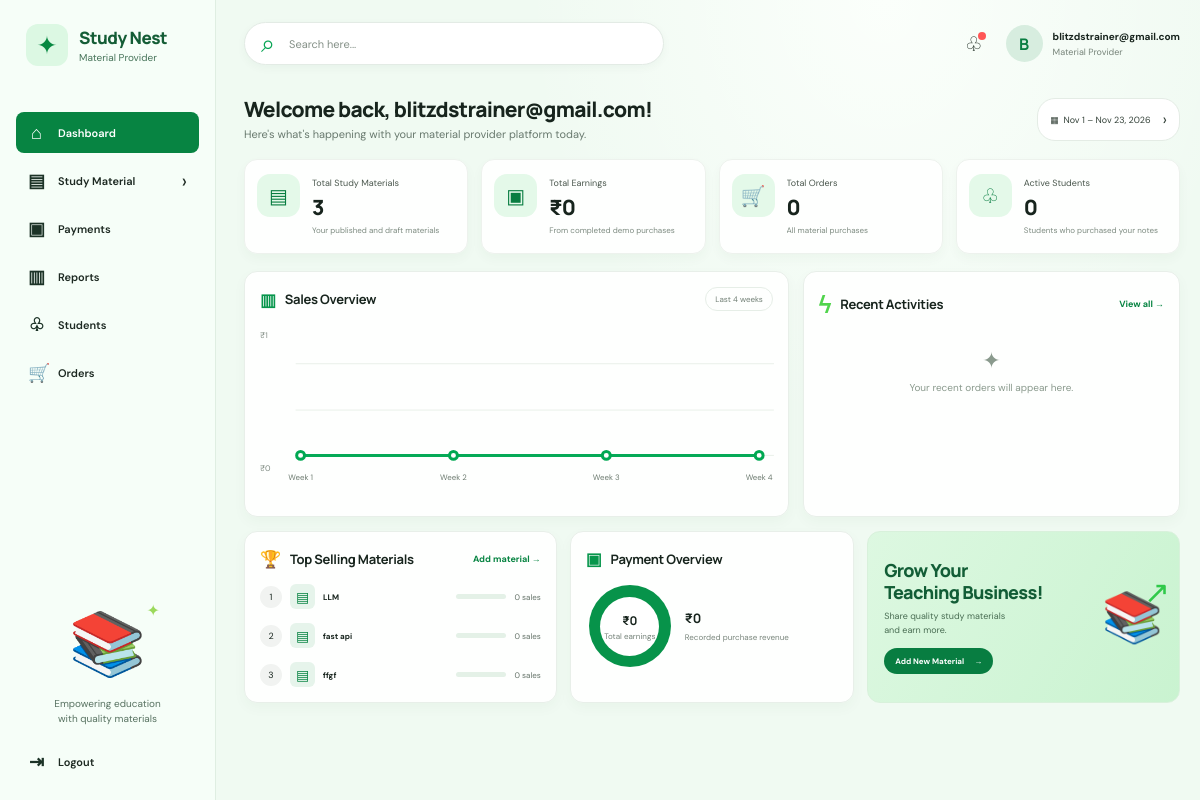
The page /provider/ (signed in) on the database its author committed.
### material_provider/models.py (models this page shows, shortened)
class StudyMaterial(models.Model):
    CLASS_LEVELS = [
        ("Class 6", "Class 6"),
        ("Class 7", "Class 7"),
        ("Class 8", "Class 8"),
        ("Class 9", "Class 9"),
        ("Class 10", "Class 10"),
        ("Class 11", "Class 11"),
        ("Class 12", "Class 12"),
    ]
    title = models.CharField(max_length=180)
    subject = models.CharField(max_length=80)
    class_level = models.CharField(max_length=20)
    description = models.TextField()
    price = models.DecimalField(max_digits=8, decimal_places=2)
    cover_image = models.URLField(blank=True)
    cover_image_file = models.ImageField(
        upload_to="study_material_covers/",
        blank=True,
    )
    notes_content = models.TextField(blank=True)
    notes_file = models.FileField(upload_to="study_notes/", blank=True)
    explanation_video = models.FileField(
        upload_to="study_material_videos/",
        blank=True,
    )
    offer_percentage = models.PositiveSmallIntegerField(
        default=0,
        validators=[MaxValueValidator(100)],
    )
    is_published = models.BooleanField(default=True)
    created_at = models.DateTimeField(auto_now_add=True)
    provider = models.ForeignKey(
        settings.AUTH_USER_MODEL,
        on_delete=models.SET_NULL,
        blank=True,
        null=True,
        related_name="provided_study_materials",
    )
    class Meta:
        ordering = ["subject", "class_level", "title"]

### material_provider/views.py (the view)
# urls.py: path("", views.dashboard, name="dashboard"),
@material_provider_required
def dashboard(request):
    materials = StudyMaterial.objects.filter(provider=request.user)
    query = request.GET.get("q", "").strip()
    matching_materials = materials
    if query:
        matching_materials = materials.filter(
            Q(title__icontains=query) | Q(subject__icontains=query)
        )
    purchases = Purchase.objects.filter(
        material__provider=request.user
    ).select_related("student", "material")
    totals = purchases.aggregate(
        earnings=Sum("price_at_purchase"),
        orders=Count("pk"),
        students=Count("student", distinct=True),
    )
    today = timezone.localdate()
    current_week = today - timedelta(days=today.weekday())
    week_starts = [
        current_week - timedelta(weeks=offset)
        for offset in range(3, -1, -1)
    ]
    weekly_revenue = {}
    for row in (
        purchases.filter(purchased_at__date__gte=week_starts[0])
        .annotate(week=TruncWeek("purchased_at"))
        .values("week")
        .annotate(revenue=Sum("price_at_purchase"))
    ):
        week = row["week"]
        if hasattr(week, "date"):
            week = week.date()
        weekly_revenue[week] = row["revenue"] or Decimal("0")
    sales_weeks = [
        {
            "label": f"Week {index + 1}",
            "revenue": weekly_revenue.get(week, Decimal("0")),
        }
        for index, week in enumerate(week_starts)
    ]
    max_revenue = max(
        (week["revenue"] for week in sales_weeks),
        default=Decimal("0"),
    ) or Decimal("1")
    chart_points = []
    for index, week in enumerate(sales_weeks):
        chart_points.append(
            {
                **week,
                "x": 30 + index * 155,
                "y": 128 - float(week["revenue"] / max_revenue) * 92,
            }
        )
    chart_path = " ".join(
        ("M" if index == 0 else "L")
        + f' {point["x"]} {point["y"]:.1f}'
        for index, point in enumerate(chart_points)
    )
    top_materials = list(
        matching_materials.annotate(sales=Count("purchases"))
        .order_by("-sales", "title")[:3]
    )
    max_sales = max((material.sales for material in top_materials), default=0)
    for material in top_materials:
        material.sales_percent = (
            round(material.sales * 100 / max_sales) if max_sales else 0
        )
    chart_area_path = (
        f"{chart_path} L {chart_points[-1]['x']} 128 "
        f"L {chart_points[0]['x']} 128 Z"
    )
    context = {
        "materials_count": materials.count(),
        "earnings": totals["earnings"] or Decimal("0"),
        "orders_count": totals["orders"],
        "students_count": totals["students"],
        "recent_purchases": purchases.order_by("-purchased_at")[:5],
        "top_materials": top_materials,
        "sales_weeks": chart_points,
        "chart_path": chart_path,
        "chart_area_path": chart_area_path,
        "chart_max_revenue": max_revenue,
        "provider_name": request.user.get_full_name() or request.user.username,
        "date_range": f"{today.strftime('%b')} 1 – {today.strftime('%b %d, %Y')}",
        "search_query": query,
    }
    return render(request, "material_provider/dashboard.html", context)

### material_provider/views.py (called while the page is built)
def material_provider_required(view):
    @login_required
    @wraps(view)
    def wrapped(request, *args, **kwargs):
        profile = getattr(request.user, "provider_profile", None)
        if not profile or profile.user_type != "material_provider":
            messages.error(request, "A material provider account is required.")
            return redirect("public:catalog")
        return view(request, *args, **kwargs)
    return wrapped

### templates/material_provider/dashboard.html (shortened to what this page needs)
{% load static %}
<!doctype html>
<html lang="en">
<head>
  <link rel="stylesheet" href="{% static 'css/site.css' %}">
</head>
<body class="provider-body">
  <div class="provider-layout">
    <aside class="provider-sidebar">
      <a class="provider-brand" href="{% url 'material_provider:dashboard' %}">
        <span class="provider-brand-mark" aria-hidden="true">✦</span>
        <span><strong>Study Nest</strong><small>Material Provider</small></span>
      </a>
      <nav class="provider-nav" aria-label="Provider dashboard">
        <a class="active" href="{% url 'material_provider:dashboard' %}"><span>⌂</span>Dashboard</a>
        <a href="{% url 'material_provider:materials' %}"><span>▤</span>Study Material <b>›</b></a>
        <a href="#payments"><span>▣</span>Payments</a>
        <a href="#sales"><span>▥</span>Reports</a>
        <a href="#students"><span>♧</span>Students</a>
        <a href="#orders"><span>🛒</span>Orders</a>
      </nav>
      <div class="provider-sidebar-bottom">
        <div class="provider-sidebar-art" aria-hidden="true"><span>📚</span><i>✦</i></div>
        <p>Empowering education<br>with quality materials</p>
        <form method="post" action="{% url 'public:logout' %}">
          <button type="submit"><span>⇥</span>Logout</button>
        </form>
      </div>
    </aside>
    <main class="provider-main">
      <header class="provider-topbar">
        <form class="provider-search" method="get" action="{% url 'material_provider:dashboard' %}">
          <span aria-hidden="true">⌕</span>
          <input id="dashboard-search" type="search" name="q" value="{{ search_query }}" placeholder="Search here...">
        </form>
        <div class="provider-user">
          <span class="provider-bell" aria-hidden="true">♧<i></i></span>
          <span class="provider-avatar" aria-hidden="true">{{ provider_name|first|upper }}</span>
          <span><strong>{{ provider_name }}</strong><small>Material Provider</small></span>
        </div>
      </header>
      <section class="provider-welcome">
        <div>
          <h1>Welcome back, {{ provider_name }}!</h1>
          <p>Here's what's happening with your material provider platform today.</p>
        </div>
        <span class="provider-date">▦ &nbsp;{{ date_range }} <span aria-hidden="true">›</span></span>
      </section>
      <section class="provider-stats" aria-label="Provider statistics">
        <article class="provider-stat"><span class="stat-icon">▤</span><div><p>Total Study Materials</p><strong>{{ materials_count }}</strong><small>Your published and draft materials</small></div></article>
        <article class="provider-stat"><span class="stat-icon">▣</span><div><p>Total Earnings</p><strong>₹{{ earnings|floatformat:0 }}</strong><small>From completed demo purchases</small></div></article>
        <article class="provider-stat"><span class="stat-icon">🛒</span><div><p>Total Orders</p><strong>{{ orders_count }}</strong><small>All material purchases</small></div></article>
        <article class="provider-stat" id="students"><span class="stat-icon">♧</span><div><p>Active Students</p><strong>{{ students_count }}</strong><small>Students who purchased your notes</small></div></article>
      </section>
      <section class="provider-content-grid">
        <article class="provider-panel sales-panel" id="sales">
          <div class="provider-panel-heading">
            <h2><span>▥</span>Sales Overview</h2>
            <span class="provider-period">Last 4 weeks</span>
          </div>
          <div class="provider-chart">
            <div class="chart-y-labels"><span>₹{{ chart_max_revenue|floatformat:0 }}</span><span>₹0</span></div>
            <svg viewBox="0 0 520 170" role="img" aria-label="Weekly sales revenue for the last four weeks">
              <defs>
                <linearGradient id="sales-fill" x1="0" x2="0" y1="0" y2="1">
                  <stop offset="0%" stop-color="#00b65d" stop-opacity=".2"/>
                  <stop offset="100%" stop-color="#00b65d" stop-opacity=".01"/>
                </linearGradient>
              </defs>
              <path class="chart-grid-line" d="M25 35H510 M25 82H510 M25 128H510"/>
              <path d="{{ chart_area_path }}" fill="url(#sales-fill)"/>
              <path class="chart-line" d="{{ chart_path }}"/>
              {% for point in sales_weeks %}
                <circle class="chart-point" cx="{{ point.x }}" cy="{{ point.y }}" r="4"/>
                <text class="chart-value" x="{{ point.x }}" y="153" text-anchor="middle">{{ point.label }}</text>
              {% endfor %}
            </svg>
          </div>
        </article>
        <article class="provider-panel activity-panel" id="orders">
          <div class="provider-panel-heading">
            <h2><span class="heading-spark">ϟ</span>Recent Activities</h2>
            <a href="#orders">View all <span aria-hidden="true">→</span></a>
          </div>
          {% for purchase in recent_purchases %}
            <div class="provider-activity">
              <span class="activity-icon">🛒</span>
              <div><strong>New order received</strong><small>{{ purchase.material.title }}</small><small>Order #{{ purchase.pk }} · {{ purchase.purchased_at|timesince }} ago</small></div>
              <b>₹{{ purchase.price_at_purchase|floatformat:0 }}</b>
            </div>
          {% empty %}
            <div class="provider-empty-activity"><span>✦</span><p>Your recent orders will appear here.</p></div>
          {% endfor %}
        </article>
      </section>
      <section class="provider-bottom-grid">
        <article class="provider-panel top-materials">
          <div class="provider-panel-heading">
            <h2><span>🏆</span>Top Selling Materials</h2>
            <a href="{% url 'material_provider:add_material' %}">Add material <span aria-hidden="true">→</span></a>
          </div>
          {% for material in top_materials %}
            <div class="top-material-row"><span class="top-rank">{{ forloop.counter }}</span><span class="material-mini-icon">▤</span><strong>{{ material.title }}</strong><span class="material-sales-track"><i style="width: {{ material.sales_percent }}%"></i></span><small>{{ material.sales }} sales</small></div>
          {% empty %}
            <div class="provider-empty-activity"><span>▤</span><p>{% if search_query %}No materials match “{{ search_query }}”.{% else %}Add your first study material to start selling.{% endif %}</p></div>
          {% endfor %}
        </article>
        <article class="provider-panel payment-panel" id="payments">
          <div class="provider-panel-heading"><h2><span>▣</span>Payment Overview</h2></div>
          <div class="payment-total"><span class="payment-donut"><span>₹{{ earnings|floatformat:0 }}<small>Total earnings</small></span></span><div><strong>₹{{ earnings|floatformat:0 }}</strong><small>Recorded purchase revenue</small></div></div>
        </article>
        <article class="provider-cta">
          <div><h2>Grow Your<br>Teaching Business!</h2><p>Share quality study materials<br>and earn more.</p><a href="{% url 'material_provider:add_material' %}">Add New Material <span aria-hidden="true">→</span></a></div>
          <span class="cta-books" aria-hidden="true">📚<i>↗</i></span>
        </article>
      </section>
    </main>
  </div>
</body>
</html>

### rows shown on the page
StudyMaterial: title "LLM", sales "0"
StudyMaterial: title "fast api", sales "0"
StudyMaterial: title "ffgf", sales "0"

### other values the page prints
{{ provider_name|first|upper }} "B"
{{ provider_name }} "blitzdstrainer@gmail.com"
{{ date_range }} "Nov 1 – Nov 23, 2026"
{{ materials_count }} "3"
{{ earnings|floatformat:0 }} "0"
{{ orders_count }} "0"
{{ students_count }} "0"
{{ chart_max_revenue|floatformat:0 }} "1"
{{ point.label }} "Week 1" "Week 2" "Week 3" "Week 4"
